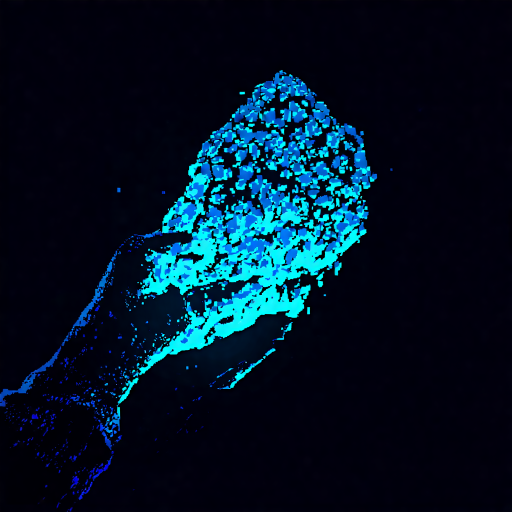
#> input picture assets/campaign/overlays/ore_sample.png, 1024 x 1024 px (shown at 1/2 size)
$ python -i gen_portraits.py   (imports and definitions only)
#> lines starting #> are read from the running program, lines starting #| are printed output that depends on the picture
#> further down, picture is the input picture: PIL image 1024x1024 RGB; mean R, G, B 0.9, 21.3, 38.6
#!/usr/bin/env python3
"""
프로젝트 마스 — 없는 캐릭터 초상화 생성기
반신상 스타일의 실루엣 + 컬러 강조 초상화를 생성한다.
"""

import os
import numpy as np
from PIL import Image, ImageDraw, ImageFilter, ImageEnhance

OUT_DIR = os.path.join(os.path.dirname(__file__), '..', 'assets', 'campaign', 'characters')
W, H = 400, 600


def lerp(c1, c2, t):
    return tuple(int(c1[i] + (c2[i] - c1[i]) * t) for i in range(3))

# [7 lines left out: function gradient_bg, not called in this run]

def add_vignette(img, strength=0.5):
#> called with strength = 0.5
    w, h = img.size
#> w = 1024; h = 1024
    vg = Image.new('L', (w, h), 255)
#> vg: PIL image 1024x1024 L; every value is 255
    d = ImageDraw.Draw(vg)
    for i in range(60):
        t = i / 60
        a = int(255 * (1 - t * strength))
        rx = int(w // 2 * (1 - t * 0.9))
        ry = int(h // 2 * (1 - t * 0.9))
        d.ellipse([w//2 - rx, h//2 - ry, w//2 + rx, h//2 + ry], fill=a)
    vg = vg.filter(ImageFilter.GaussianBlur(40))
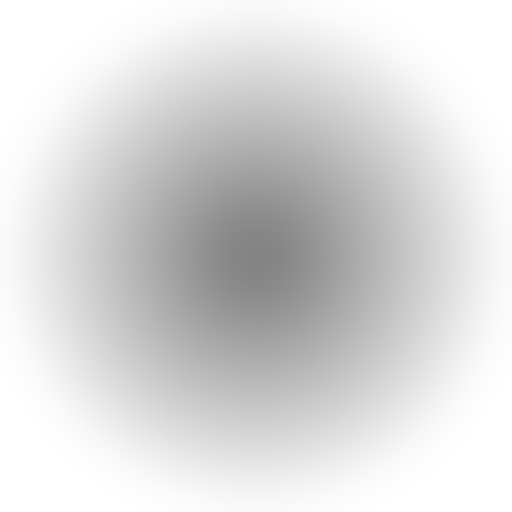
#> vg: PIL image 1024x1024 L (shown at 1/2 size); min 131, max 255, mean 218.5
#> (the run stopped early here; a loop or call above may not have finished)
